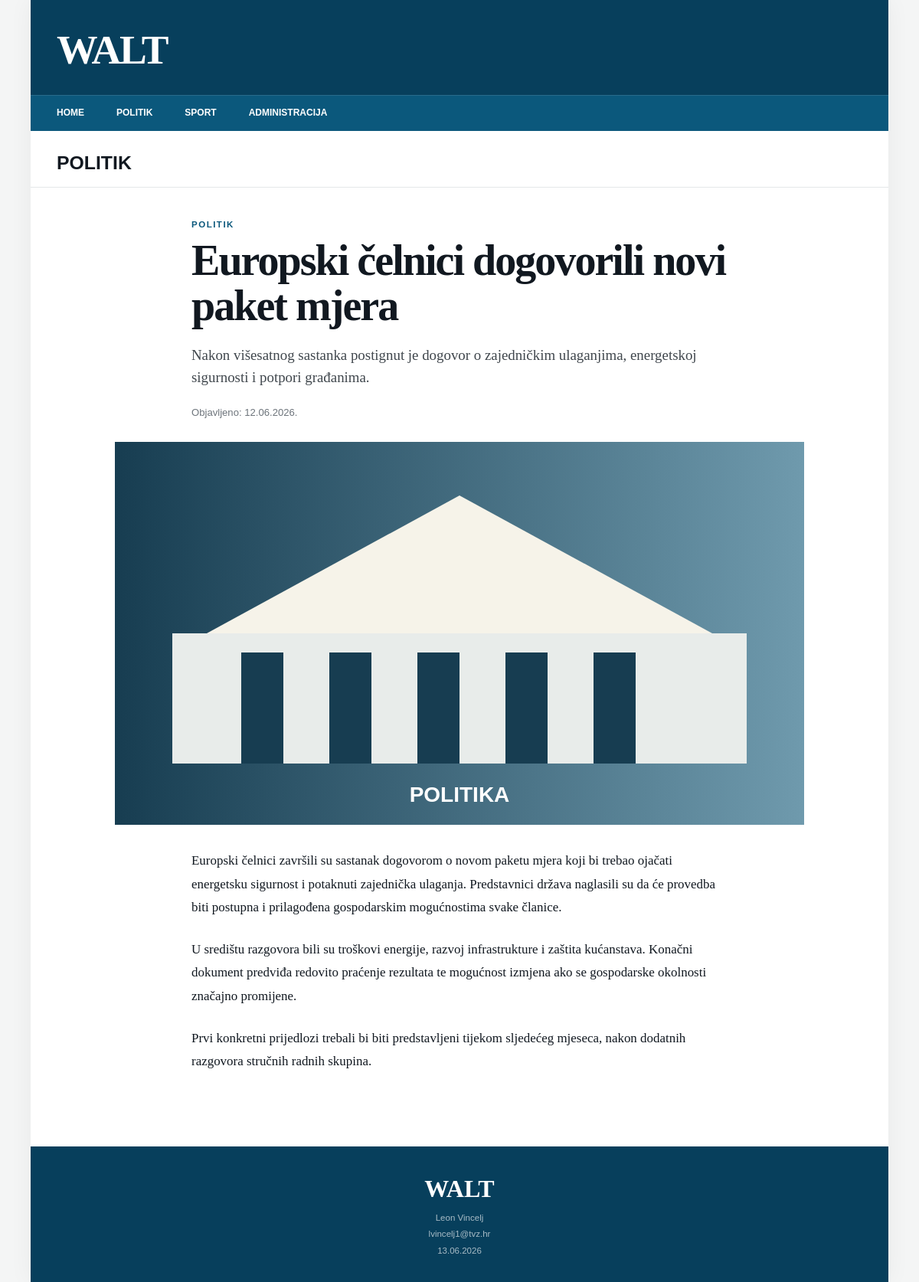
Page /clanak.php?id=1 on the committed database.
### tables this page shows
CREATE TABLE articles (
    id INT UNSIGNED AUTO_INCREMENT PRIMARY KEY,
    title VARCHAR(180) NOT NULL,
    summary VARCHAR(500) NOT NULL,
    content TEXT NOT NULL,
    category ENUM('politika', 'sport') NOT NULL,
    image VARCHAR(255) NOT NULL,
    published_at DATE NOT NULL,
    show_on_homepage TINYINT(1) NOT NULL DEFAULT 1,
    created_at TIMESTAMP DEFAULT CURRENT_TIMESTAMP,
    updated_at TIMESTAMP DEFAULT CURRENT_TIMESTAMP ON UPDATE CURRENT_TIMESTAMP,
    INDEX idx_home_category_date (show_on_homepage, category, published_at)
);

### db.php (called while the page is built, shortened)
<?php
function db(): mysqli
{
    static $connection = null;
    if ($connection === null) {
        try {
            $connection = new mysqli(DB_HOST, DB_USER, DB_PASS, DB_NAME);
            $connection->set_charset('utf8mb4');
        } catch (mysqli_sql_exception $exception) {
            http_response_code(500);
            exit('Povezivanje s bazom nije uspjelo. Provjerite config.php i import baze.');
        }
    }
    return $connection;
}

### functions.php (called while the page is built, shortened)
<?php
function e(?string $value): string
{
    return htmlspecialchars($value ?? '', ENT_QUOTES, 'UTF-8');
}
function format_date(string $date): string
{
    return date('d.m.Y.', strtotime($date));
}
function category_label(string $category): string
{
    return $category === 'sport' ? 'SPORT' : 'POLITIK';
}
function image_url(?string $image): string
{
    $image = $image ?: 'images/placeholder.svg';
    return e($image);
}

### clanak.php (the view, shortened to what this page needs)
<?php
require_once __DIR__ . '/db.php';
require_once __DIR__ . '/functions.php';
$id = filter_input(INPUT_GET, 'id', FILTER_VALIDATE_INT);
$statement = db()->prepare('SELECT * FROM articles WHERE id = ? LIMIT 1');
$statement->bind_param('i', $id);
$statement->execute();
$article = $statement->get_result()->fetch_assoc();
require __DIR__ . '/includes/header.php';
?>
<div class="article-category-bar"><?= e(category_label($article['category'])) ?></div>
<article class="article-page">
    <header class="article-header">
        <p class="category"><?= e(category_label($article['category'])) ?></p>
        <h1><?= e($article['title']) ?></h1>
        <p class="article-lead"><?= e($article['summary']) ?></p>
        <div class="article-info">
            <time datetime="<?= e($article['published_at']) ?>">
                Objavljeno: <?= e(format_date($article['published_at'])) ?>
            </time>
        </div>
    </header>
    <img class="article-main-image" src="<?= image_url($article['image']) ?>" alt="<?= e($article['title']) ?>">
    <div class="article-content">
        <?php foreach (preg_split('/\R{2,}/', trim($article['content'])) as $paragraph): ?>
            <p><?= nl2br(e($paragraph)) ?></p>
        <?php endforeach; ?>
    </div>
</article>
<?php require __DIR__ . '/includes/footer.php'; ?>

### css/style.css (style rules this page uses)
:root { --navy: #073f5c; --navy-light: #0b587c; --ink: #111820; --muted: #6d747b; --line: #e4e7e9; --paper: #ffffff; --background: #f4f5f5; --accent: #b8892d; --danger: #a02c2c; --success: #236b42; }
* { box-sizing: border-box; }
html { scroll-behavior: smooth; }
body { margin: 0; color: var(--ink); background: var(--background); font-family: Arial, Helvetica, sans-serif; line-height: 1.55; }
img { display: block; max-width: 100%; }
.eyebrow, .category { margin: 0 0 8px; color: var(--navy-light); font-size: 0.72rem; font-weight: 800; letter-spacing: 0.13em; }
.article-category-bar { padding: 23px 34px 12px; border-bottom: 1px solid var(--line); font-size: 1.55rem; font-weight: 800; }
.article-page { padding: 40px 34px 70px; }
.article-header, .article-content { width: min(700px, 100%); margin-right: auto; margin-left: auto; }
.article-header h1 { margin: 5px 0 16px; font-family: Georgia, "Times New Roman", serif; font-size: clamp(2rem, 5vw, 3.5rem); line-height: 1.06; letter-spacing: -0.035em; }
.article-lead { color: #40474d; font-family: Georgia, "Times New Roman", serif; font-size: 1.18rem; }
.article-info { display: flex; justify-content: space-between; gap: 20px; margin: 22px 0 28px; color: var(--muted); font-size: 0.82rem; }
.article-main-image { width: min(900px, 100%); max-height: 520px; margin: 0 auto 32px; object-fit: cover; }
.article-content { font-family: Georgia, "Times New Roman", serif; font-size: 1.06rem; line-height: 1.78; }
.article-content p { margin: 0 0 1.5em; }

### rows in the picture
articles: category "POLITIK", title "Europski čelnici dogovorili novi paket mjera", summary "Nakon višesatnog sastanka postignut je dogovor o zajedničkim ulaganjima, energetskoj sigurnosti i potpori građanima.", published_at "12.06.2026.", image (picture), content "Europski čelnici završili su sastanak dogovorom o novom paketu mjera koji bi trebao ojačati energetsku sigurnost i potaknuti zajednička ulaganja. Predstavnici država naglasili su da će provedba biti postupna i prilagođena gospodarskim mogućnostima svake članice.", content "U središtu razgovora bili su troškovi energije, razvoj infrastrukture i zaštita kućanstava. Konačni dokument predviđa redovito praćenje rezultata te mogućnost izmjena ako se gospodarske okolnosti značajno promijene.", content "Prvi konkretni prijedlozi trebali bi biti predstavljeni tijekom sljedećeg mjeseca, nakon dodatnih razgovora stručnih radnih skupina."

### other values in the picture
SITE_NAME "WALT"
